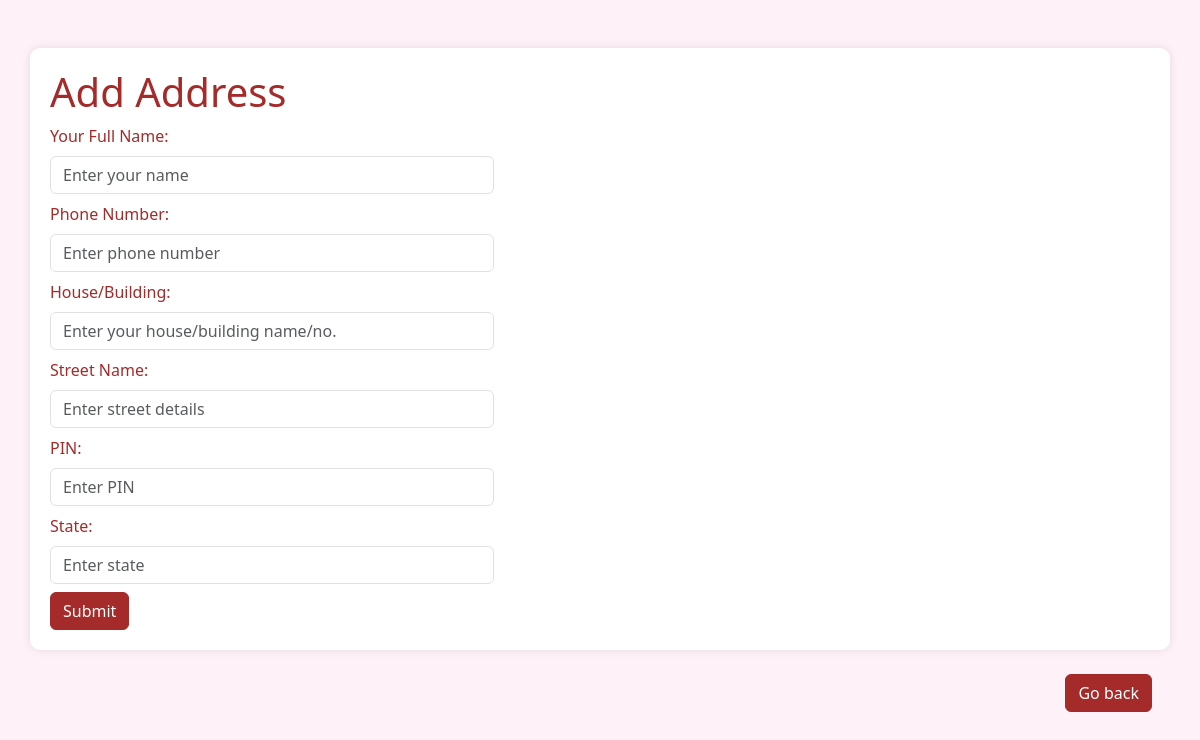
Before: /address (signed in) with the older database file.
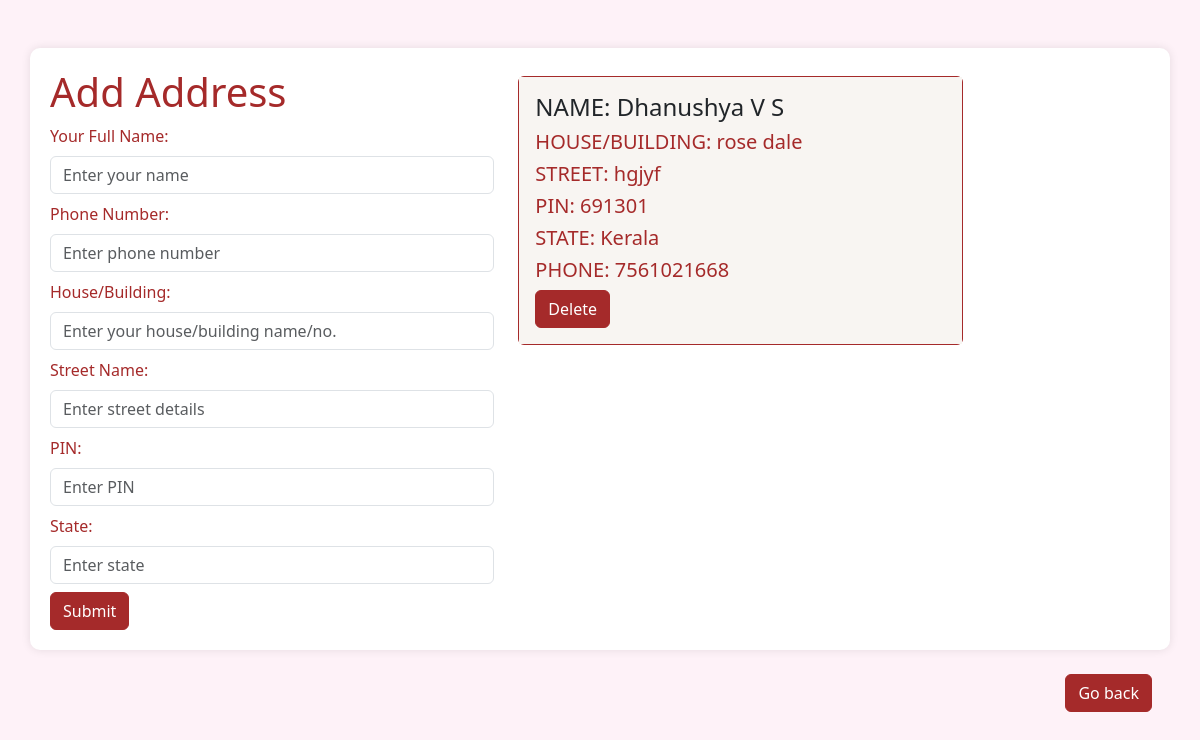
After: the same page with the newer database file.
### app/models.py (models this page shows)
class Address(models.Model):
    user=models.ForeignKey(User,on_delete=models.CASCADE)
    name=models.TextField()
    phn=models.IntegerField()
    house=models.TextField()
    street=models.TextField()
    pin=models.IntegerField()
    state=models.TextField()

### app/views.py (the view, shortened to what this page needs)
# urls.py: path('address',views.address),
def address(req):
    return_url = req.GET.get('returnUrl')
    if 'user' in req.session:
        user = User.objects.get(username=req.session['user'])
        data = Address.objects.filter(user=user)
        return render(req, "user/addaddress.html", {'data': data, 'return_url': return_url})
    else:
        return redirect(cosmetic_login)

### templates/user/addaddress.html (shortened to what this page needs)
<!DOCTYPE html>
<html lang="en">
<head>
    {% load static %}
    <link href="https://cdn.jsdelivr.net/npm/bootstrap@5.3.3/dist/css/bootstrap.min.css" rel="stylesheet">
</head>
<body>
    <div class="container mt-5">
        <div class="row">
            <div class="col-lg-5">
                <h1>Add Address</h1>
                <form action="" method="post" enctype="multipart/form-data">
                    <div class="mb-2">
                        <label for="name" class="form-label">Your Full Name:</label>
                        <input type="text" class="form-control" placeholder="Enter your name" name="name">
                    </div>
                    <div class="mb-2">
                        <label for="phn" class="form-label">Phone Number:</label>
                        <input type="number" class="form-control" placeholder="Enter phone number" name="phn">
                    </div>
                    <div class="mb-2">
                        <label for="house" class="form-label">House/Building:</label>
                        <input type="text" class="form-control" name="house" placeholder="Enter your house/building name/no.">
                    </div>
                    <div class="mb-2">
                        <label for="street" class="form-label">Street Name:</label>
                        <input type="text" class="form-control" placeholder="Enter street details" name="street">
                    </div>
                    <div class="mb-2">
                        <label for="pin" class="form-label">PIN:</label>
                        <input type="number" class="form-control" placeholder="Enter PIN" name="pin">
                    </div>
                    <div class="mb-2">
                        <label for="state" class="form-label">State:</label>
                        <input type="text" class="form-control" placeholder="Enter state" name="state">
                    </div>
                    <button type="submit" class="btn btn-danger">Submit</button>
                </form>
            </div>
            <div class="col-lg-5">
                {% for i in data %}
                    <div class="card mt-2">
                        <div class="card-body">
                            <h4 class="card-title">NAME: {{ i.name }}</h4>
                            <h5 class="card-text">HOUSE/BUILDING: {{ i.house }}</h5>
                            <h5 class="card-text">STREET: {{ i.street }}</h5>
                            <h5 class="card-text">PIN: {{ i.pin }}</h5>
                            <h5 class="card-text">STATE: {{ i.state }}</h5>
                            <h5 class="card-text">PHONE: {{ i.phn }}</h5>
                            <a href="delete_address/{{ i.pk }}?returnUrl={{ request.build_absolute_uri }}" class="btn btn-danger">Delete</a>
                        </div>
                    </div>
                {% endfor %}
            </div>
        </div>
    </div>
    <div class="mt-4 text-end me-5">
        <a href="{{ return_url }}" class="btn btn-danger">Go back</a>
    </div>
</body>
</html>

Changed rows visible on the page:
now on this page (row edited): Address: name "Dhanushya V S", house "rose dale", street "hgjyf", pin "691301", state "Kerala", phn "7561021668"
